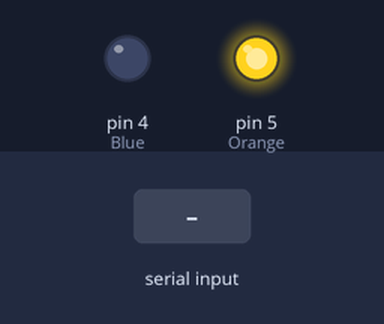
This sketch was run on a simulated Arduino Uno, built with avr-gcc and run on an emulated ATmega328P. On the bench: output pins drawn as LEDs (lit = HIGH). Inputs (shaded band) come from the test bench. What the sketch prints to the serial monitor is not drawn.

Above: at 1.2 s.
1.3 s: "+" received over the second serial link
Timing chart, 0 to 4.3 s (numbered marks = the images above; inputs shaded):
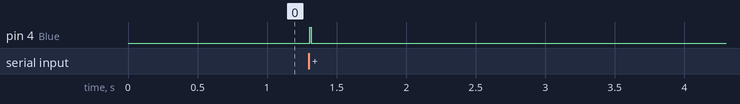

Measured:
- after the input at 1.3 s, pin 4 (Blue): LOW → HIGH at once, → LOW 0.01 s later

The sketch:

ZBRx02.ino
```cpp
#include <SoftwareSerial.h>
SoftwareSerial xbeeSerial(16, 17); //RX, TX 2 3
char reciveChar = 'x';

void setup() {
  Serial.begin(9600);
  xbeeSerial.begin(9600);

  pinMode(4, OUTPUT);            // Blue
  pinMode(5, OUTPUT);            // Orange

  digitalWrite(4, HIGH);
  digitalWrite(5, HIGH);
}

void loop() {

  if (xbeeSerial.available() > 0) {

    reciveChar = xbeeSerial.read();
  }
  Serial.println(reciveChar);

  if (reciveChar == '+')
  {
    digitalWrite(4, HIGH);
    reciveChar = 'b';
  }
  else
  {
    digitalWrite(4, LOW);
  }
  delay(10);
}
```
